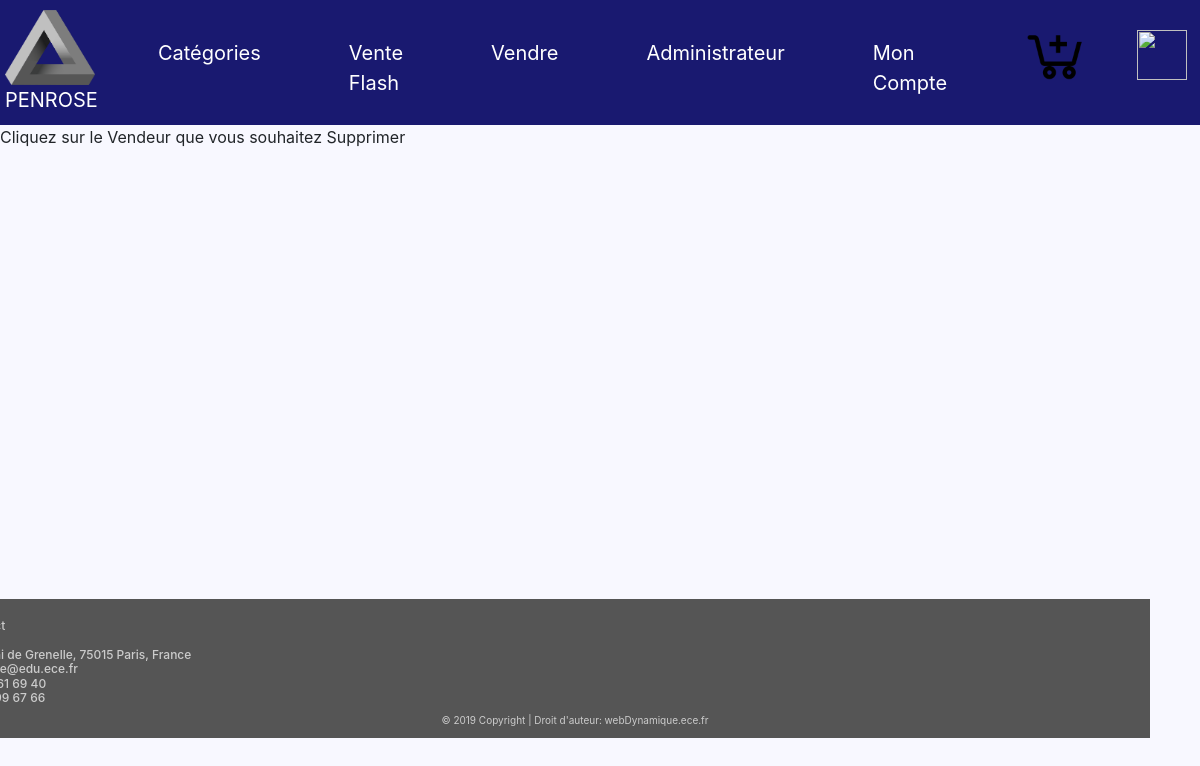
The app's page /Rvendeur.php, older data.
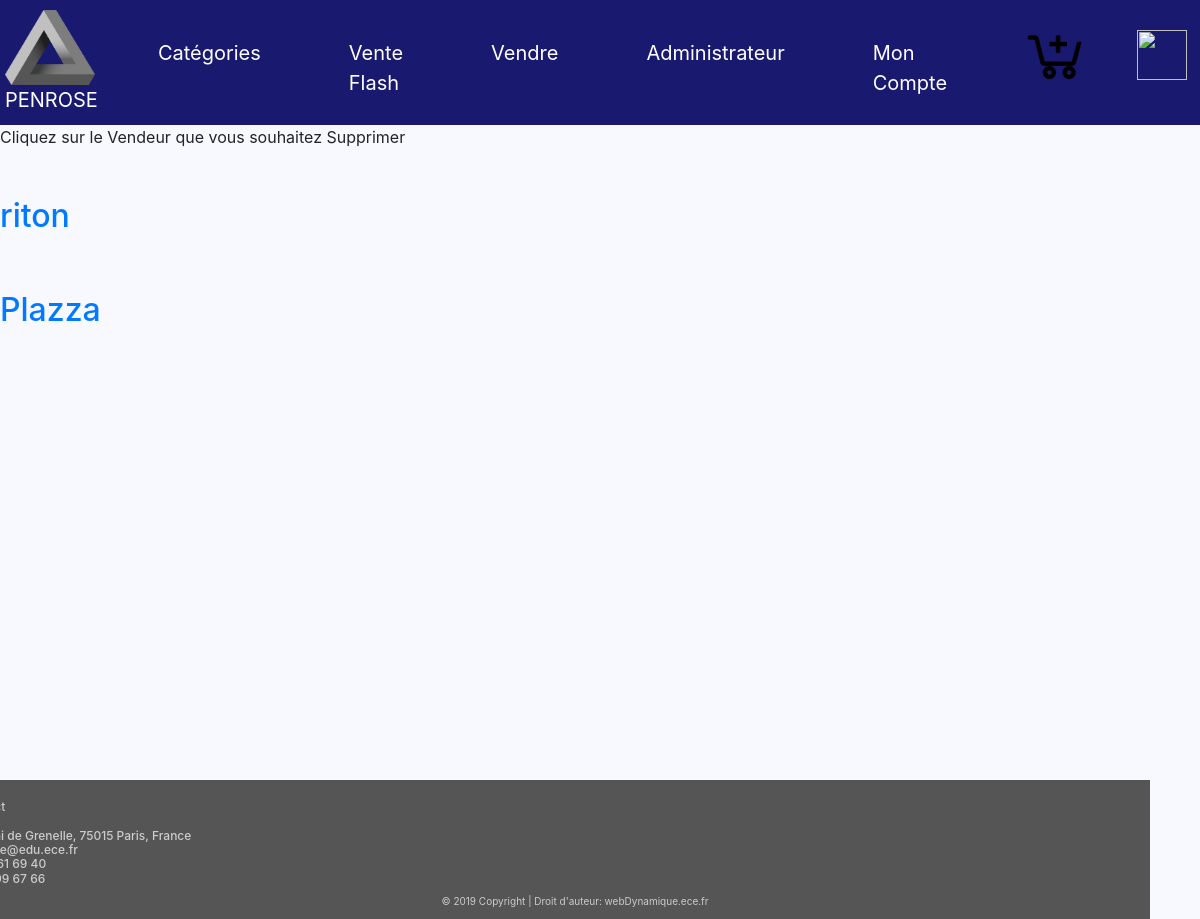
The same page, newer data.
### tables this page shows
CREATE TABLE IF NOT EXISTS `vendeur` (
  `id` int(100) NOT NULL AUTO_INCREMENT,
  `nom` varchar(255) NOT NULL,
  `mail` varchar(255) NOT NULL,
  `pseudo` varchar(255) NOT NULL,
  `fond` varchar(250) NOT NULL,
  `photo` varchar(250) NOT NULL,
  PRIMARY KEY (`id`)
);

### Rvendeur.php (the view, shortened to what this page needs)
<!DOCTYPE html>
<html>
<head>
<link rel="stylesheet"
href="https://stackpath.bootstrapcdn.com/bootstrap/4.1.3/css/bootstrap.min.css">
<link rel="stylesheet" type="text/css" href="styles.css">
</head>
<body>
<nav class="navbar navbar-expand-md">
<a class="navbar-brand" href="https://sites.google.com/site/tpe44lesillusionsoptiques/info-presse-classeur/le-triangle-de-penrose"><img class="logo" src="logo.png" height='75' width='90'/><br>	PENROSE</a>
<div class="collapse navbar-collapse" id="main-navigation">
<ul class="navbar-nav">
<li class="nav-item"><a class="nav-link"
href="Categorie.php">Catégories</a></li>
<li class="nav-item"><a class="nav-link" href="Venteflash.php">Vente Flash</a></li>
<li class="nav-item"><a class="nav-link"
href="verif_vendeur.php">Vendre</a></li>
<li class="nav-item"><a class="nav-link"
href="verif_admi.php">Administrateur</a></li>
<li class="nav-item"><a class="nav-link"
href="verif_acheteur.php">Mon Compte</a></li>
<a class="navbar-brand" href="Panier.php"><img class="panier" src="panier.png" height='70' width='70'> </a>
<a class="navbar-brand" href="logout.php"><img class="deco" src="Deco.png" height='50' width='50'> </a>
</ul>
</div>
</nav>
<div>  Cliquez sur le Vendeur que vous souhaitez Supprimer <br>
	<?php
		$database = "ece_amazon";
		$db_handle = mysqli_connect('localhost', 'root', 'root');
		$db_found = mysqli_select_db($db_handle, $database);
		if ($db_found)
		{
			$sql = "SELECT * FROM vendeur";
			$result = mysqli_query($db_handle, $sql);
			while($data = mysqli_fetch_assoc($result))
			{
				?>
				<br><br>
				<div class="texte-2">
					<a href="?show=<?php echo $data["nom"];?>"><h2><?php echo $data["nom"];?></h2></a>
				</div>
				<?php
			}
		}
		else {echo "Database not found";}
	?>
</div>
<footer class="page-footer3">
<div class="container">
<div class="row">
<div class="col-lg-8 col-md-8 col-sm-12">
</div>
<h4 class="contact">Contact<br> <br>
37, quai de Grenelle, 75015 Paris, France <br>
penrose@edu.ece.fr <br>
06 22 61 69 40 <br>
06 13 99 67 66
</h4>
</div>
</div>
<div class="copyright">&copy; 2019 Copyright | Droit
d'auteur: webDynamique.ece.fr </div>
</footer>
</body>
</html>

Row changes from the older to the newer data that the page shows:
added vendeur: nom "riton"
added vendeur: nom "Plazza"
